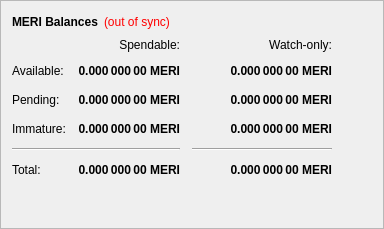
        <widget class="QFrame" name="frame">
         <property name="frameShape">
          <enum>QFrame::StyledPanel</enum>
         </property>
         <property name="frameShadow">
          <enum>QFrame::Raised</enum>
         </property>
         <layout class="QVBoxLayout" name="verticalLayout_4">
          <item>
           <layout class="QHBoxLayout" name="horizontalLayout_4">
            <item>
             <widget class="QLabel" name="label_5">
              <property name="font">
               <font>
                <weight>75</weight>
                <bold>true</bold>
               </font>
              </property>
              <property name="text">
               <string>MERI Balances</string>
              </property>
             </widget>
            </item>
            <item>
             <widget class="QLabel" name="labelWalletStatus">
              <property name="cursor">
               <cursorShape>WhatsThisCursor</cursorShape>
              </property>
              <property name="toolTip">
               <string>The displayed information may be out of date. Your wallet automatically synchronizes with the Merebel network after a connection is established, but this process has not completed yet.</string>
              </property>
              <property name="styleSheet">
               <string notr="true">QLabel { color: red; }</string>
              </property>
              <property name="text">
               <string notr="true">(out of sync)</string>
              </property>
              <property name="alignment">
               <set>Qt::AlignLeading|Qt::AlignLeft|Qt::AlignVCenter</set>
              </property>
             </widget>
            </item>
            <item>
             <spacer name="horizontalSpacer_3">
              <property name="orientation">
               <enum>Qt::Horizontal</enum>
              </property>
              <property name="sizeHint" stdset="0">
               <size>
                <width>40</width>
                <height>20</height>
               </size>
              </property>
             </spacer>
            </item>
           </layout>
          </item>
          <item>
           <layout class="QGridLayout" name="gridLayout">
            <property name="spacing">
             <number>12</number>
            </property>
            <item row="2" column="2">
             <widget class="QLabel" name="labelWatchPending">
              <property name="font">
               <font>
                <weight>75</weight>
                <bold>true</bold>
               </font>
              </property>
              <property name="cursor">
               <cursorShape>IBeamCursor</cursorShape>
              </property>
              <property name="toolTip">
               <string>Unconfirmed transactions to watch-only addresses</string>
              </property>
              <property name="text">
               <string notr="true">0.000 000 00 MERI</string>
              </property>
              <property name="alignment">
               <set>Qt::AlignRight|Qt::AlignTrailing|Qt::AlignVCenter</set>
              </property>
              <property name="textInteractionFlags">
               <set>Qt::LinksAccessibleByMouse|Qt::TextSelectableByKeyboard|Qt::TextSelectableByMouse</set>
              </property>
             </widget>
            </item>
            <item row="2" column="1">
             <widget class="QLabel" name="labelUnconfirmed">
              <property name="font">
               <font>
                <weight>75</weight>
                <bold>true</bold>
               </font>
              </property>
              <property name="cursor">
               <cursorShape>IBeamCursor</cursorShape>
              </property>
              <property name="toolTip">
               <string>Total of transactions that have yet to be confirmed, and do not yet count toward the spendable balance</string>
              </property>
              <property name="text">
               <string notr="true">0.000 000 00 MERI</string>
              </property>
              <property name="alignment">
               <set>Qt::AlignRight|Qt::AlignTrailing|Qt::AlignVCenter</set>
              </property>
              <property name="textInteractionFlags">
               <set>Qt::LinksAccessibleByMouse|Qt::TextSelectableByKeyboard|Qt::TextSelectableByMouse</set>
              </property>
             </widget>
            </item>
            <item row="3" column="2">
             <widget class="QLabel" name="labelWatchImmature">
              <property name="font">
               <font>
                <weight>75</weight>
                <bold>true</bold>
               </font>
              </property>
              <property name="cursor">
               <cursorShape>IBeamCursor</cursorShape>
              </property>
              <property name="toolTip">
               <string>Staked or masternode rewards in watch-only addresses that has not yet matured</string>
              </property>
              <property name="text">
               <string notr="true">0.000 000 00 MERI</string>
              </property>
              <property name="alignment">
               <set>Qt::AlignRight|Qt::AlignTrailing|Qt::AlignVCenter</set>
              </property>
              <property name="textInteractionFlags">
               <set>Qt::LinksAccessibleByMouse|Qt::TextSelectableByKeyboard|Qt::TextSelectableByMouse</set>
              </property>
             </widget>
            </item>
            <item row="4" column="0" colspan="2">
             <widget class="Line" name="lineSpendableBalance">
              <property name="orientation">
               <enum>Qt::Horizontal</enum>
              </property>
             </widget>
            </item>
            <item row="4" column="2">
             <widget class="Line" name="lineWatchBalance">
              <property name="sizePolicy">
               <sizepolicy hsizetype="Preferred" vsizetype="Fixed">
                <horstretch>0</horstretch>
                <verstretch>0</verstretch>
               </sizepolicy>
              </property>
              <property name="minimumSize">
               <size>
                <width>140</width>
                <height>0</height>
               </size>
              </property>
              <property name="orientation">
               <enum>Qt::Horizontal</enum>
              </property>
             </widget>
            </item>
            <item row="5" column="0">
             <widget class="QLabel" name="labelTotalText">
              <property name="text">
               <string>Total:</string>
              </property>
             </widget>
            </item>
            <item row="3" column="1">
             <widget class="QLabel" name="labelImmature">
              <property name="font">
               <font>
                <weight>75</weight>
                <bold>true</bold>
               </font>
              </property>
              <property name="cursor">
               <cursorShape>IBeamCursor</cursorShape>
              </property>
              <property name="toolTip">
               <string>Staked or masternode rewards that has not yet matured</string>
              </property>
              <property name="text">
               <string notr="true">0.000 000 00 MERI</string>
              </property>
              <property name="alignment">
               <set>Qt::AlignRight|Qt::AlignTrailing|Qt::AlignVCenter</set>
              </property>
              <property name="textInteractionFlags">
               <set>Qt::LinksAccessibleByMouse|Qt::TextSelectableByKeyboard|Qt::TextSelectableByMouse</set>
              </property>
             </widget>
            </item>
            <item row="2" column="3">
             <spacer name="horizontalSpacer_2">
              <property name="orientation">
               <enum>Qt::Horizontal</enum>
              </property>
              <property name="sizeHint" stdset="0">
               <size>
                <width>40</width>
                <height>20</height>
               </size>
              </property>
             </spacer>
            </item>
            <item row="3" column="0">
             <widget class="QLabel" name="labelImmatureText">
              <property name="text">
               <string>Immature:</string>
              </property>
             </widget>
            </item>
            <item row="5" column="1">
             <widget class="QLabel" name="labelTotal">
              <property name="font">
               <font>
                <weight>75</weight>
                <bold>true</bold>
               </font>
              </property>
              <property name="cursor">
               <cursorShape>IBeamCursor</cursorShape>
              </property>
              <property name="toolTip">
               <string>Your current total balance</string>
              </property>
              <property name="text">
               <string notr="true">0.000 000 00 MERI</string>
              </property>
              <property name="alignment">
               <set>Qt::AlignRight|Qt::AlignTrailing|Qt::AlignVCenter</set>
              </property>
              <property name="textInteractionFlags">
               <set>Qt::LinksAccessibleByMouse|Qt::TextSelectableByKeyboard|Qt::TextSelectableByMouse</set>
              </property>
             </widget>
            </item>
            <item row="5" column="2">
             <widget class="QLabel" name="labelWatchTotal">
              <property name="font">
               <font>
                <weight>75</weight>
                <bold>true</bold>
               </font>
              </property>
              <property name="cursor">
               <cursorShape>IBeamCursor</cursorShape>
              </property>
              <property name="toolTip">
               <string>Current total balance in watch-only addresses</string>
              </property>
              <property name="text">
               <string notr="true">0.000 000 00 MERI</string>
              </property>
              <property name="alignment">
               <set>Qt::AlignRight|Qt::AlignTrailing|Qt::AlignVCenter</set>
              </property>
              <property name="textInteractionFlags">
               <set>Qt::LinksAccessibleByMouse|Qt::TextSelectableByKeyboard|Qt::TextSelectableByMouse</set>
              </property>
             </widget>
            </item>
            <item row="0" column="2">
             <widget class="QLabel" name="labelWatchonly">
              <property name="text">
               <string>Watch-only:</string>
              </property>
              <property name="alignment">
               <set>Qt::AlignRight|Qt::AlignTrailing|Qt::AlignVCenter</set>
              </property>
             </widget>
            </item>
            <item row="1" column="0">
             <widget class="QLabel" name="labelBalanceText">
              <property name="text">
               <string>Available:</string>
              </property>
             </widget>
            </item>
            <item row="1" column="1">
             <widget class="QLabel" name="labelBalance">
              <property name="font">
               <font>
                <weight>75</weight>
                <bold>true</bold>
               </font>
              </property>
              <property name="cursor">
               <cursorShape>IBeamCursor</cursorShape>
              </property>
              <property name="toolTip">
               <string>Your current spendable balance</string>
              </property>
              <property name="text">
               <string notr="true">0.000 000 00 MERI</string>
              </property>
              <property name="alignment">
               <set>Qt::AlignRight|Qt::AlignTrailing|Qt::AlignVCenter</set>
              </property>
              <property name="textInteractionFlags">
               <set>Qt::LinksAccessibleByMouse|Qt::TextSelectableByKeyboard|Qt::TextSelectableByMouse</set>
              </property>
             </widget>
            </item>
            <item row="1" column="2">
             <widget class="QLabel" name="labelWatchAvailable">
              <property name="font">
               <font>
                <weight>75</weight>
                <bold>true</bold>
               </font>
              </property>
              <property name="cursor">
               <cursorShape>IBeamCursor</cursorShape>
              </property>
              <property name="toolTip">
               <string>Your current balance in watch-only addresses</string>
              </property>
              <property name="text">
               <string notr="true">0.000 000 00 MERI</string>
              </property>
              <property name="alignment">
               <set>Qt::AlignRight|Qt::AlignTrailing|Qt::AlignVCenter</set>
              </property>
              <property name="textInteractionFlags">
               <set>Qt::LinksAccessibleByMouse|Qt::TextSelectableByKeyboard|Qt::TextSelectableByMouse</set>
              </property>
             </widget>
            </item>
            <item row="2" column="0">
             <widget class="QLabel" name="labelPendingText">
              <property name="text">
               <string>Pending:</string>
              </property>
             </widget>
            </item>
            <item row="0" column="1">
             <widget class="QLabel" name="labelSpendable">
              <property name="text">
               <string>Spendable:</string>
              </property>
              <property name="alignment">
               <set>Qt::AlignRight|Qt::AlignTrailing|Qt::AlignVCenter</set>
              </property>
             </widget>
            </item>
           </layout>
          </item>
          <item>
           <spacer name="verticalSpacer_4">
            <property name="orientation">
             <enum>Qt::Vertical</enum>
            </property>
            <property name="sizeHint" stdset="0">
             <size>
              <width>20</width>
              <height>40</height>
             </size>
            </property>
           </spacer>
          </item>
         </layout>
        </widget>
